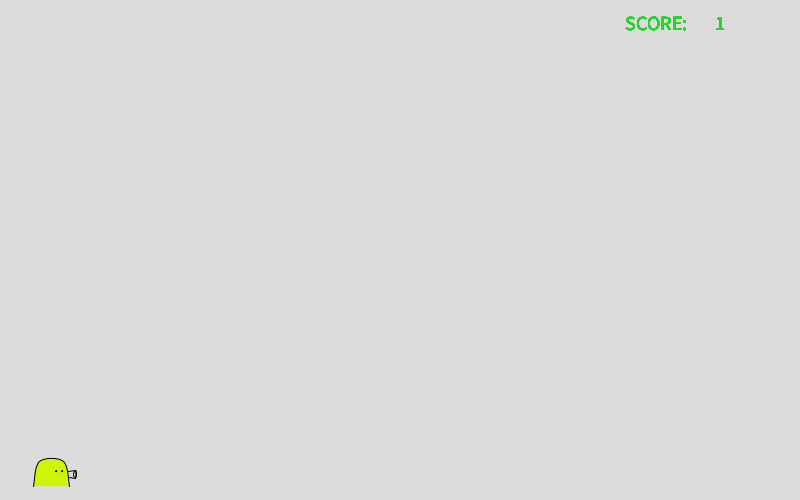
Frame 1 (no input)
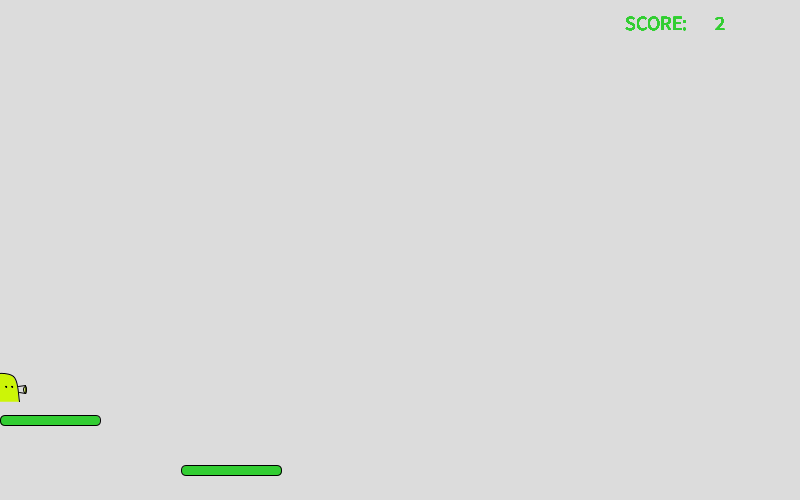
Frame 60 (the mouse pressed at the canvas centre just before this capture)
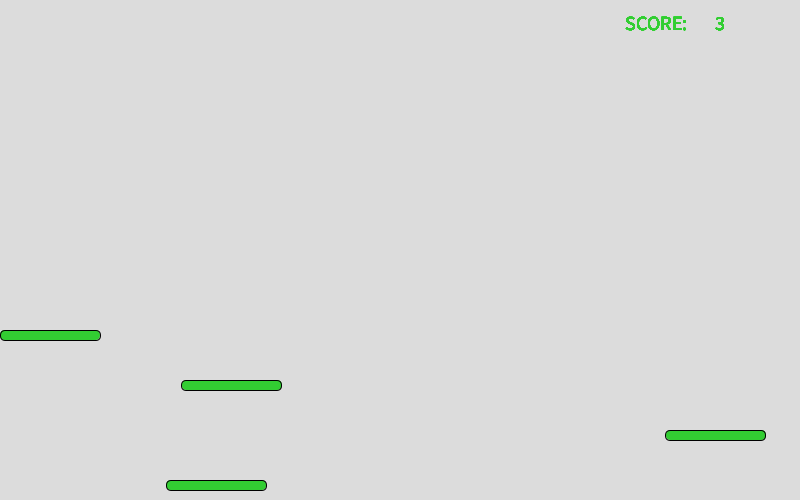
Frame 120 (the mouse held since frame 60 and released just before this capture)

The Processing sketch that drew these frames (run headless with seeded random() and noise(); from frame 60 on, the mouse is pressed at the canvas centre):

// Processing sketch: first
// ── first.pde
Platform[] platform;
int platformNumber = 50;
int platformGap = 50;
Doodle doodle;
int r = 0;

void setup() {
  size(800, 500);
  //angleMode(DEGREES);

  //create platforms
  platform = new Platform[platformNumber];
  for (int i = 0; i < platformNumber; i++) {
    platform[i] = new Platform();
    platform[i].x = random(0, 700);
    platform[i].y = 500 + i * platformGap;
  }

  //set the starting status of the doodle and platform
  platform[0].x = 0;
  doodle = new Doodle();
  doodle.x = platform[0].x + 50;
  doodle.y = platform[0].y - 5;
}

void draw() {
  background(220);
  drawPlatform();
  drawDoodle();

  //make the doodle move with mouse and stay on the platform/ drop
  doodle.x = mouseX;
  if (mouseX < platform[r].x || mouseX > platform[r].x + 100) {
    doodle.y = doodle.y + 5;

    if (doodle.y > platform[r].y + 10) {
      r++;
    }
  } else {
    doodle.y = platform[r].y - 5;
  }
}

void drawPlatform() {
  fill(50, 205, 50);
  for (int i = 0; i < platformNumber; i++) {
    rect(platform[i].x, platform[i].y, 100, platform[i].height, 10);
    platform[i].y = 500 + i * platformGap - (frameCount / 0.7 % (500 + i * platformGap));

    //score
    textSize(20);
    text("SCORE:", 625, 30);
    int score = int(frameCount / 42) + 1;
    text(score, 715, 30);
  }
}

void drawDoodle() {
  pushMatrix();
  translate(doodle.x, doodle.y);

  //doodle head
  strokeWeight(1);
  //noStroke();
  point(19, -9);
  point(13, -34);
  point(-11, -34);
  point(-17, -9);
  //strokeWeight(1);

  fill(204, 245, 7);
  beginShape();
  curveVertex(19, -9);
  curveVertex(19, -9);
  curveVertex(13, -34);
  curveVertex(-11, -34);
  curveVertex(-17, -9);
  curveVertex(-17, -9);
  endShape();
  fill(204, 245, 7, 100);
  //noStroke();
  ellipse(6, -24, 1, 1);
  ellipse(12, -24, 1, 1);
  line(18, -24, 25, -25);
  line(19, -18, 25, -17);
  line(25, -25, 25, -17);
  ellipse(25, -21, 3, 7);
  noFill();

  popMatrix();
}

class Doodle {
  float x;
  float y;
}

class Platform {
  float x;
  float y;
  float height = 10;
}
